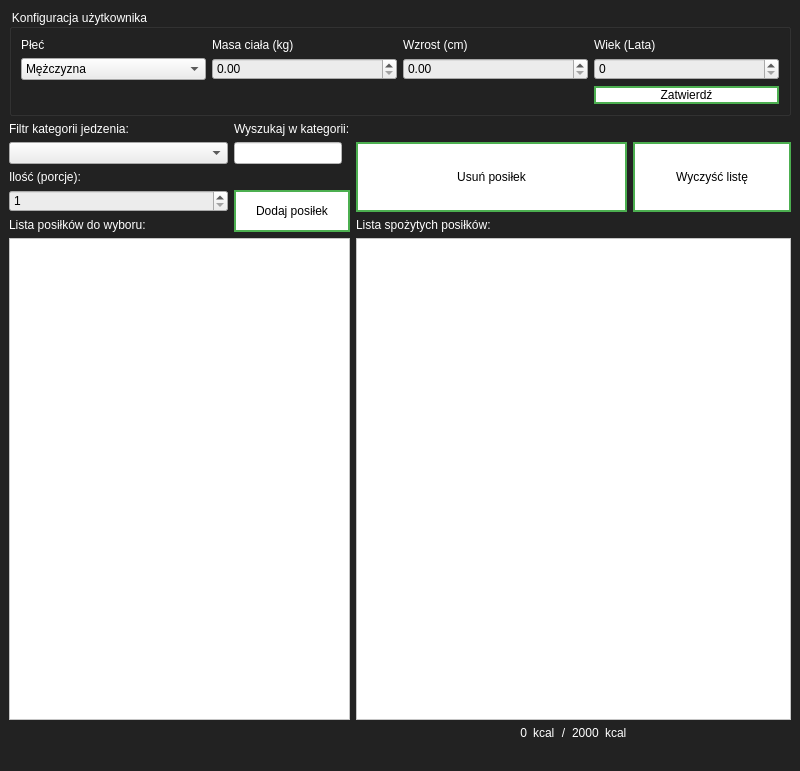
<?xml version="1.0" encoding="UTF-8"?>
<ui version="4.0">
 <class>MainWindows</class>
 <widget class="QMainWindow" name="MainWindows">
  <property name="geometry">
   <rect>
    <x>0</x>
    <y>0</y>
    <width>800</width>
    <height>771</height>
   </rect>
  </property>
  <property name="sizePolicy">
   <sizepolicy hsizetype="MinimumExpanding" vsizetype="Preferred">
    <horstretch>0</horstretch>
    <verstretch>0</verstretch>
   </sizepolicy>
  </property>
  <property name="windowTitle">
   <string>MainWindows</string>
  </property>
  <property name="styleSheet">
   <string notr="true">background-color: rgb(34, 34, 34);</string>
  </property>
  <widget class="QWidget" name="centralwidget">
   <layout class="QGridLayout" name="gridLayout">
    <item row="3" column="8" rowspan="3">
     <widget class="QPushButton" name="pushButton_2">
      <property name="sizePolicy">
       <sizepolicy hsizetype="Minimum" vsizetype="Expanding">
        <horstretch>0</horstretch>
        <verstretch>0</verstretch>
       </sizepolicy>
      </property>
      <property name="styleSheet">
       <string notr="true">QPushButton {
  font: 12pt &quot;Verdana&quot;;
  background-color: white; 
  color: black; 
  border: 2px solid #4CAF50;
  transition-duration: 0.4;
}

QPushButton:hover {
  background-color: #4CAF50;
  color: white;
}</string>
      </property>
      <property name="text">
       <string>Wyczyść listę</string>
      </property>
     </widget>
    </item>
    <item row="7" column="2" colspan="7">
     <widget class="QListWidget" name="eatenList">
      <property name="styleSheet">
       <string notr="true">background-color: rgb(255, 255, 255);</string>
      </property>
     </widget>
    </item>
    <item row="8" column="7">
     <widget class="QLabel" name="label_13">
      <property name="sizePolicy">
       <sizepolicy hsizetype="Fixed" vsizetype="Preferred">
        <horstretch>0</horstretch>
        <verstretch>0</verstretch>
       </sizepolicy>
      </property>
      <property name="styleSheet">
       <string notr="true">font: 75 15pt &quot;MS Shell Dlg 2&quot;;
color: rgb(255, 255, 255);</string>
      </property>
      <property name="text">
       <string>kcal</string>
      </property>
     </widget>
    </item>
    <item row="8" column="3">
     <widget class="QLabel" name="label_10">
      <property name="sizePolicy">
       <sizepolicy hsizetype="Fixed" vsizetype="Preferred">
        <horstretch>0</horstretch>
        <verstretch>0</verstretch>
       </sizepolicy>
      </property>
      <property name="styleSheet">
       <string notr="true">font: 75 15pt &quot;MS Shell Dlg 2&quot;;
color: rgb(255, 255, 255);</string>
      </property>
      <property name="text">
       <string>0</string>
      </property>
      <property name="alignment">
       <set>Qt::AlignRight|Qt::AlignTrailing|Qt::AlignVCenter</set>
      </property>
     </widget>
    </item>
    <item row="2" column="0">
     <widget class="QLabel" name="label_5">
      <property name="styleSheet">
       <string notr="true">font: 75 9pt &quot;MS Shell Dlg 2&quot;;
color: rgb(255, 255, 255);</string>
      </property>
      <property name="text">
       <string>Filtr kategorii jedzenia:</string>
      </property>
     </widget>
    </item>
    <item row="3" column="2" rowspan="3" colspan="6">
     <widget class="QPushButton" name="removeMeal">
      <property name="sizePolicy">
       <sizepolicy hsizetype="Minimum" vsizetype="Expanding">
        <horstretch>0</horstretch>
        <verstretch>0</verstretch>
       </sizepolicy>
      </property>
      <property name="autoFillBackground">
       <bool>false</bool>
      </property>
      <property name="styleSheet">
       <string notr="true">QPushButton {
  font: 12pt &quot;Verdana&quot;;
  background-color: white; 
  color: black; 
  border: 2px solid #4CAF50;
  transition-duration: 0.4;
}

QPushButton:hover {
  background-color: #4CAF50;
  color: white;
}</string>
      </property>
      <property name="text">
       <string>Usuń posiłek</string>
      </property>
     </widget>
    </item>
    <item row="6" column="0">
     <widget class="QLabel" name="label_6">
      <property name="styleSheet">
       <string notr="true">font: 75 9pt &quot;MS Shell Dlg 2&quot;;
color: rgb(255, 255, 255);</string>
      </property>
      <property name="text">
       <string>Lista posiłków do wyboru:</string>
      </property>
     </widget>
    </item>
    <item row="8" column="6">
     <widget class="QLabel" name="label_11">
      <property name="sizePolicy">
       <sizepolicy hsizetype="Fixed" vsizetype="Preferred">
        <horstretch>0</horstretch>
        <verstretch>0</verstretch>
       </sizepolicy>
      </property>
      <property name="styleSheet">
       <string notr="true">font: 75 15pt &quot;MS Shell Dlg 2&quot;;
color: rgb(255, 255, 255);</string>
      </property>
      <property name="text">
       <string>2000</string>
      </property>
     </widget>
    </item>
    <item row="2" column="1">
     <widget class="QLabel" name="label_14">
      <property name="styleSheet">
       <string notr="true">font: 75 9pt &quot;MS Shell Dlg 2&quot;;
color: rgb(255, 255, 255);</string>
      </property>
      <property name="text">
       <string>Wyszukaj w kategorii:</string>
      </property>
     </widget>
    </item>
    <item row="8" column="4">
     <widget class="QLabel" name="label_12">
      <property name="sizePolicy">
       <sizepolicy hsizetype="Fixed" vsizetype="Preferred">
        <horstretch>0</horstretch>
        <verstretch>0</verstretch>
       </sizepolicy>
      </property>
      <property name="styleSheet">
       <string notr="true">font: 75 15pt &quot;MS Shell Dlg 2&quot;;
color: rgb(255, 255, 255);</string>
      </property>
      <property name="text">
       <string>kcal</string>
      </property>
     </widget>
    </item>
    <item row="0" column="0" colspan="9">
     <widget class="QGroupBox" name="groupBox">
      <property name="sizePolicy">
       <sizepolicy hsizetype="Preferred" vsizetype="Preferred">
        <horstretch>0</horstretch>
        <verstretch>0</verstretch>
       </sizepolicy>
      </property>
      <property name="styleSheet">
       <string notr="true">font: 75 9pt &quot;MS Shell Dlg 2&quot;;
color: rgb(255, 255, 255);</string>
      </property>
      <property name="title">
       <string>Konfiguracja użytkownika</string>
      </property>
      <layout class="QGridLayout" name="gridLayout_2">
       <item row="2" column="3">
        <widget class="QSpinBox" name="age">
         <property name="sizePolicy">
          <sizepolicy hsizetype="Expanding" vsizetype="Fixed">
           <horstretch>0</horstretch>
           <verstretch>0</verstretch>
          </sizepolicy>
         </property>
         <property name="styleSheet">
          <string notr="true">background-color: rgb(236, 236, 236);
color: rgb(0, 0, 0);</string>
         </property>
         <property name="maximum">
          <number>100</number>
         </property>
        </widget>
       </item>
       <item row="2" column="1">
        <widget class="QDoubleSpinBox" name="weight">
         <property name="sizePolicy">
          <sizepolicy hsizetype="Expanding" vsizetype="Fixed">
           <horstretch>0</horstretch>
           <verstretch>0</verstretch>
          </sizepolicy>
         </property>
         <property name="styleSheet">
          <string notr="true">background-color: rgb(236, 236, 236);
color: rgb(0, 0, 0);</string>
         </property>
         <property name="maximum">
          <double>200.000000000000000</double>
         </property>
        </widget>
       </item>
       <item row="0" column="3">
        <widget class="QLabel" name="label_4">
         <property name="text">
          <string>Wiek (Lata)</string>
         </property>
        </widget>
       </item>
       <item row="0" column="2">
        <widget class="QLabel" name="label_3">
         <property name="text">
          <string>Wzrost (cm)</string>
         </property>
        </widget>
       </item>
       <item row="0" column="1">
        <widget class="QLabel" name="label_2">
         <property name="text">
          <string>Masa ciała (kg)</string>
         </property>
        </widget>
       </item>
       <item row="2" column="2">
        <widget class="QDoubleSpinBox" name="height">
         <property name="sizePolicy">
          <sizepolicy hsizetype="Expanding" vsizetype="Fixed">
           <horstretch>0</horstretch>
           <verstretch>0</verstretch>
          </sizepolicy>
         </property>
         <property name="styleSheet">
          <string notr="true">background-color: rgb(236, 236, 236);
color: rgb(0, 0, 0);</string>
         </property>
         <property name="maximum">
          <double>250.000000000000000</double>
         </property>
        </widget>
       </item>
       <item row="0" column="0">
        <widget class="QLabel" name="label">
         <property name="styleSheet">
          <string>font: 75 9pt &quot;MS Shell Dlg 2&quot;;
color: rgb(255, 255, 255);</string>
         </property>
         <property name="text">
          <string>Płeć</string>
         </property>
        </widget>
       </item>
       <item row="2" column="0">
        <widget class="QComboBox" name="sex">
         <property name="sizePolicy">
          <sizepolicy hsizetype="Expanding" vsizetype="Preferred">
           <horstretch>0</horstretch>
           <verstretch>0</verstretch>
          </sizepolicy>
         </property>
         <property name="styleSheet">
          <string notr="true">background-color: rgb(236, 236, 236);
color: rgb(0, 0, 0);</string>
         </property>
         <property name="editable">
          <bool>false</bool>
         </property>
         <item>
          <property name="text">
           <string>Mężczyzna</string>
          </property>
         </item>
         <item>
          <property name="text">
           <string>Kobieta</string>
          </property>
         </item>
        </widget>
       </item>
       <item row="3" column="3">
        <widget class="QPushButton" name="pushButton">
         <property name="styleSheet">
          <string notr="true">QPushButton {
  font: 10pt &quot;Verdana&quot;;
  background-color: white; 
  color: black; 
  border: 2px solid #4CAF50;
  transition-duration: 0.4;
}

QPushButton:hover {
  background-color: #4CAF50;
  color: white;
}</string>
         </property>
         <property name="text">
          <string>Zatwierdź</string>
         </property>
        </widget>
       </item>
      </layout>
     </widget>
    </item>
    <item row="3" column="1">
     <widget class="QLineEdit" name="lineEdit">
      <property name="sizePolicy">
       <sizepolicy hsizetype="Fixed" vsizetype="Fixed">
        <horstretch>0</horstretch>
        <verstretch>0</verstretch>
       </sizepolicy>
      </property>
      <property name="styleSheet">
       <string notr="true">background-color: rgb(255, 255, 255);</string>
      </property>
     </widget>
    </item>
    <item row="3" column="0">
     <widget class="QComboBox" name="foodCategory">
      <property name="styleSheet">
       <string notr="true">background-color: rgb(236, 236, 236);</string>
      </property>
      <item>
       <property name="text">
        <string/>
       </property>
      </item>
      <item>
       <property name="text">
        <string>Alkohol</string>
       </property>
      </item>
      <item>
       <property name="text">
        <string>Fastfood</string>
       </property>
      </item>
      <item>
       <property name="text">
        <string>Mięso i wędliny</string>
       </property>
      </item>
      <item>
       <property name="text">
        <string>Napoje</string>
       </property>
      </item>
      <item>
       <property name="text">
        <string>Nabiał</string>
       </property>
      </item>
      <item>
       <property name="text">
        <string>Owoce</string>
       </property>
      </item>
      <item>
       <property name="text">
        <string>Pieczywo, kasze, makarony, zboża</string>
       </property>
      </item>
      <item>
       <property name="text">
        <string>Produkty gotowe</string>
       </property>
      </item>
      <item>
       <property name="text">
        <string>Ryby i owoce morza</string>
       </property>
      </item>
      <item>
       <property name="text">
        <string>Słodycze</string>
       </property>
      </item>
      <item>
       <property name="text">
        <string>Zupy</string>
       </property>
      </item>
     </widget>
    </item>
    <item row="4" column="0">
     <widget class="QLabel" name="label_8">
      <property name="styleSheet">
       <string notr="true">font: 75 9pt &quot;MS Shell Dlg 2&quot;;
color: rgb(255, 255, 255);</string>
      </property>
      <property name="text">
       <string>Ilość (porcje):</string>
      </property>
     </widget>
    </item>
    <item row="5" column="1" rowspan="2">
     <widget class="QPushButton" name="addMeal">
      <property name="sizePolicy">
       <sizepolicy hsizetype="Minimum" vsizetype="Expanding">
        <horstretch>0</horstretch>
        <verstretch>0</verstretch>
       </sizepolicy>
      </property>
      <property name="styleSheet">
       <string notr="true">QPushButton {
  font: 10pt &quot;Verdana&quot;;
  background-color: white; 
  color: black; 
  border: 2px solid #4CAF50;
  transition-duration: 0.4;
}

QPushButton:hover {
  background-color: #4CAF50;
  color: white;
}</string>
      </property>
      <property name="text">
       <string>Dodaj posiłek</string>
      </property>
     </widget>
    </item>
    <item row="6" column="2" colspan="4">
     <widget class="QLabel" name="label_7">
      <property name="styleSheet">
       <string notr="true">font: 75 9pt &quot;MS Shell Dlg 2&quot;;
color: rgb(255, 255, 255);</string>
      </property>
      <property name="text">
       <string>Lista spożytych posiłków:</string>
      </property>
     </widget>
    </item>
    <item row="7" column="0" colspan="2">
     <widget class="QListWidget" name="foodList">
      <property name="styleSheet">
       <string notr="true">background-color: rgb(255, 255, 255);</string>
      </property>
     </widget>
    </item>
    <item row="8" column="5">
     <widget class="QLabel" name="label_9">
      <property name="sizePolicy">
       <sizepolicy hsizetype="Fixed" vsizetype="Preferred">
        <horstretch>0</horstretch>
        <verstretch>0</verstretch>
       </sizepolicy>
      </property>
      <property name="styleSheet">
       <string notr="true">font: 75 15pt &quot;MS Shell Dlg 2&quot;;
color: rgb(255, 255, 255);</string>
      </property>
      <property name="text">
       <string>/</string>
      </property>
      <property name="alignment">
       <set>Qt::AlignCenter</set>
      </property>
     </widget>
    </item>
    <item row="5" column="0">
     <widget class="QSpinBox" name="amount">
      <property name="styleSheet">
       <string notr="true">background-color: rgb(236, 236, 236);</string>
      </property>
      <property name="minimum">
       <number>1</number>
      </property>
     </widget>
    </item>
   </layout>
  </widget>
  <widget class="QMenuBar" name="menubar">
   <property name="geometry">
    <rect>
     <x>0</x>
     <y>0</y>
     <width>800</width>
     <height>21</height>
    </rect>
   </property>
  </widget>
  <widget class="QStatusBar" name="statusbar"/>
 </widget>
 <resources/>
 <connections/>
</ui>
